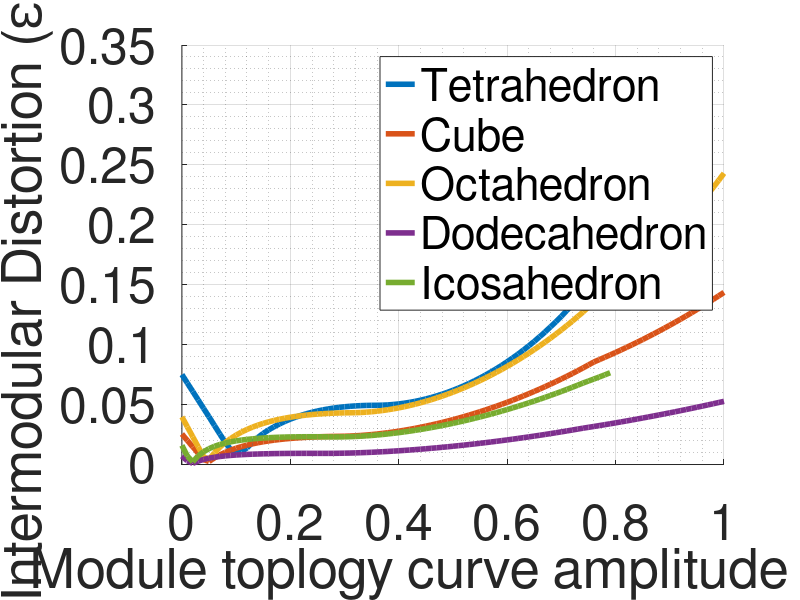

The MATLAB script that drew this image: (Note: this script raises an error after producing the figure.)
% Design_Optimization.m 
% Caitlin Freeman
% Last updated November 21, 2020

% This script imports data from previous intermodular distortion
% calculations and uses it to formulate and solve the objective function
% for all Platonic solids for our design optimization problem.

% How to use:
    % This script needs the following .mat and .m files to run:
        % InverseOrtho.m: applies the inverse orthographic projection to
                    % the input base sketch, thereby creating a spherical
                    % sketch in (lat,long) cooridnates
        % EqAzimuthal.m: applies the equidistant azimuthal projection to
                    % the spherical sketch, thereby creating the planar 
                    % module sketch
        % CompleteSketch.m: appropriately rotates a single limb sketch to
                    % create a full module sketch
        % distort_plot.mat:  data file containing:
                    % A_sweep (1x101 vector of ampltidue values 0:0.01:1)
                    % D_inter (5x101 matrix of intramodular distortion values)
                            % row value: Platonic solids ordered by # faces
                            % col value: corresponds to amplitude
    % What values can I change?
        % infeas_cutoff_icosa = A_sweep index past which the icosahedron
                % sketch becomes infeasible (w.r.t. locomotion)
        % a = edge length of the circumscribed Platonic solid
        % N = number of data points used to build sketches 
                % NOTE: odd numbers result in a missing point at x = 0
        % w = weighting factor for the objective function
        
        
% TO-DO

% need to add more formal procedure to calculate locomotion infeasibility
% by adding in a buffer (defining at what point the limbs become too thin)

% potentially include more amplitudes by changing the normalization formula

% add interpolation to the D_inter, A_sweep data to get smoother plots and
% more precise optimal amplitude values

close all
clear
clc

%% Intermodular Distortion v. Amplitude
% This section loads the intermodular distortion vs amplitude data for all
% 5 Platonic solids. 
load('distort_plot.mat')

% This removes the locomotion infeasible points from the icosahedron
infeas_cutoff_icosa = 80;   % buffer for thinness of icosahedron (ad hoc value)
D_inter(5,infeas_cutoff_icosa+1:end)=NaN;

% plot the data
figure(1)
hold on
for j = 1:5
    plot(A_sweep,D_inter(j,:),'Linewidth',4)
end
xlabel('Module toplogy curve amplitude (A)')
ylabel('Intermodular Distortion (\epsilon_{inter})')
legend('Tetrahedron','Cube','Octahedron','Dodecahedron','Icosahedron')
grid on; grid minor; 
set(gca,'FontSize',36);
%% Locomotion Cost v. Amplitude
a = 2;      % edge length
N = 500;    % number of data points
x = linspace(-a/2,a/2,N);       % base sketch x

% Platonic solid definitions and characteristics 
Solid = {'tetrahedron' 'hexahedron' 'octahedron' 'dodecahedron' 'icosahedron'}';
DihedralAngle = [acos(1/3), pi/2, acos(-1/3), acos(-sqrt(5)/5), acos(-sqrt(5)/3)]';
Circumradius = a*[sqrt(6)/4, sqrt(3)/2, sqrt(2)/2, (sqrt(15)+sqrt(3))/4, (sqrt(10+2*sqrt(5)))/4]';
FaceEdgeNumber = [3, 4, 3, 5, 3]';  
P = table(Solid,DihedralAngle,Circumradius,FaceEdgeNumber);
PlatonicSolid = table2struct(P);

% Imagine a circle centered at the center of the planar module sketch and
% coincident to the sketch point furthest from the center:

    % arm = radius of this circle
    % locom_cost_abs = arm^(-1)
    % locom_cost = normalized locom_cost

% As this radius increases, locomotion is assumed to be easier

for j = 1:5     % for each Platonic solid
    % Define Platonic solid and characteristics
    solid = Solid{j};
    s = find(contains(Solid,solid));
    R = PlatonicSolid(s).Circumradius;
    lat_0 = PlatonicSolid(s).DihedralAngle/2;

    % For each amplitude value, find the planar module sketch and the sketch
    % point further away from the center. Then, find the length of the radius
        for i = 1:length(A_sweep)
            y = A_sweep(i)*a/2*sin(2*pi/a*x); 
            [lat , long] = InverseOrtho(x,y,lat_0,0,R);
            [x1 , y1] = EqAzimuthal(lat,long,pi/2,0,R);
 
            [M,I] = max(- y1);
            % radius value:
            arm(j,i) = sqrt(M^2+x(I)^2)/a;
        end

    % Inverted radius value --> locomotion cost / difficulty
    locom_cost_abs(j,:) = 1./arm(j,:);
    % normalized locomotion cost
    locom_cost(j,:) = locom_cost_abs(j,:)/max(locom_cost_abs(j,:));
end
locom_cost(5,infeas_cutoff_icosa+1:end)=NaN;

% plot the data
figure(2)
hold on
for j = 1:5     % for each Platonic solid
    plot(A_sweep,locom_cost(j,:),'Linewidth',4)
end
grid on; grid minor;
xlabel('Module toplogy curve amplitude (A)')
ylabel('Locomotion Difficulty Score (D_{loco})')
legend('Tetrahedron','Cube','Octahedron','Dodecahedron','Icosahedron')
grid on; grid minor; 
set(gca,'FontSize',36);
%% Final Optimization Problem 

w = 0.56; % weighting parameter

% build plot
 figure(3)
set(gcf,'DefaultAxesFontSize',36)
set(gcf,'DefaultLineLineWidth',4)
 t=tiledlayout(2,5);
%  xlabel(t,'Amplitude, A');
%  ylabel(t, 'Objective Function');
fprintf('Optimal Amplitudes:\n')
for j = 1:5   % for each Platonic solid
    Names = {'Tetrahedron','Cube','Octahedron','Dodecahedron','Icosahedron'};
    nexttile
    hold on
    % plot intermodular distortion vs. amplitude
    plot(A_sweep,D_inter(j,:))

    % plot locom_cost vs. amplitude
    plot(A_sweep,locom_cost(j,:))

    % define objective function with weighting parameter
    obj_fun = w*D_inter(j,:)+(1-w)*locom_cost(j,:);

    % plot objective function
    plot(A_sweep,obj_fun)

    % define optimal amplitude
    A_opt(j) = A_sweep(obj_fun==min(obj_fun));

    % plot vertical line with optimal amplitude
%     xline(A_opt(j),'--k',{"Optimal Amplitude ="+A_opt(j)},'Linewidth',2)
    xline(A_opt(j),'--k','Linewidth',4)

    title(Names{j})

    % report results
    fprintf('%s:    %g \n',Names{j},A_opt(j))
end
title(t,'Optimal module topology curve amplitude for different base platonic solids','FontSize',44)
% add legend
lg = legend({'Intermodular Distortion','Locomotion Cost','Objective Function'},'Orientation','Horizontal');
lg.Layout.Tile = 'North';

%% Plot the optimal amplitude sketches:
% figure(4)
% t2 = tiledlayout(1,5);

for j = 1:5     % for each Platonic solid
    % Define Platonic solid and characteristics
    solid = Solid{j};
    s = find(contains(Solid,solid));
    R = PlatonicSolid(s).Circumradius;
    lat_0 = PlatonicSolid(s).DihedralAngle/2;
    n = PlatonicSolid(s).FaceEdgeNumber;
    
    % find planar module sketch 
    y = A_opt(j)*a/2*sin(2*pi/a*x); 
    [lat , long] = InverseOrtho(x,y,lat_0,0,R);
    [x1 , y1] = EqAzimuthal(lat,long,pi/2,0,R);
    [x_full , y_full] = CompleteSketch(x1 , y1, n);
    
    % plot module sketch
    nexttile
    plot(x_full,y_full)
    axis square
%     title(Names{j}+", A = "+A_opt(j))
    title("A* = "+A_opt(j))
end

